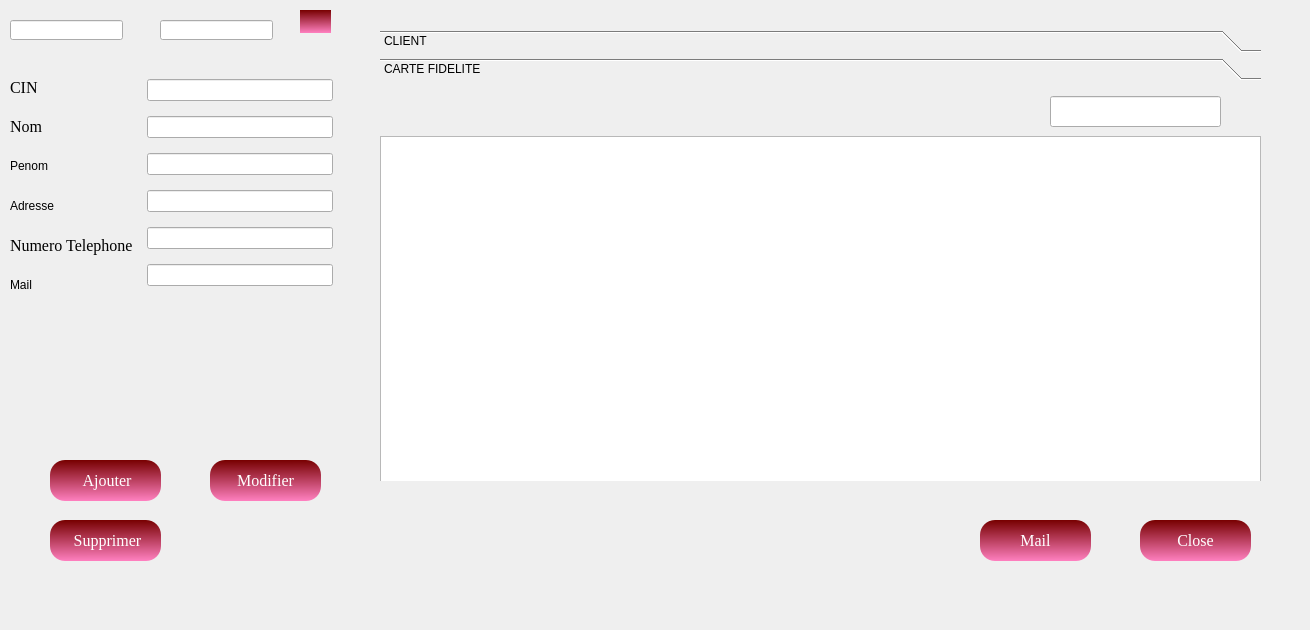
   <widget class="QWidget" name="tab_2">
    <attribute name="title">
     <string>Carte Fidelite</string>
    </attribute>
    <widget class="QPushButton" name="close_2">
     <property name="geometry">
      <rect>
       <x>1140</x>
       <y>520</y>
       <width>111</width>
       <height>41</height>
      </rect>
     </property>
     <property name="font">
      <font>
       <family>Times New Roman</family>
       <pointsize>12</pointsize>
       <weight>50</weight>
       <italic>false</italic>
       <bold>false</bold>
      </font>
     </property>
     <property name="styleSheet">
      <string notr="true">/*background-color:#C70039;
color:white;*/
QPushButton
{
background : qlineargradient(spread:pad, x1:0.467, y1:0, x2:0.482, y2:1, stop:0 rgba(119, 0, 0, 255), stop:1 rgba(255, 128, 192, 255));
border-radius:15px;
color:white;
}
QPushButton:hover
{
background:qlineargradient(spread:pad, x1:0.457286, y1:0.381, x2:0.508, y2:1, stop:0 rgba(119, 0, 153, 255), stop:1 rgba(98, 234, 255, 255))
}</string>
     </property>
     <property name="text">
      <string>Close</string>
     </property>
     <property name="icon">
      <iconset>
       <normaloff>../ProjetQT_Image/close2.png</normaloff>../ProjetQT_Image/close2.png</iconset>
     </property>
     <property name="iconSize">
      <size>
       <width>18</width>
       <height>18</height>
      </size>
     </property>
    </widget>
    <widget class="QPushButton" name="SupprimerCarte">
     <property name="geometry">
      <rect>
       <x>50</x>
       <y>520</y>
       <width>111</width>
       <height>41</height>
      </rect>
     </property>
     <property name="font">
      <font>
       <family>Times New Roman</family>
       <pointsize>12</pointsize>
       <weight>50</weight>
       <italic>false</italic>
       <bold>false</bold>
      </font>
     </property>
     <property name="styleSheet">
      <string notr="true">/*background-color:#C70039;
color:white;*/
QPushButton
{
background : qlineargradient(spread:pad, x1:0.467, y1:0, x2:0.482, y2:1, stop:0 rgba(119, 0, 0, 255), stop:1 rgba(255, 128, 192, 255));
border-radius:15px;
color:white;
}
QPushButton:hover
{
background:qlineargradient(spread:pad, x1:0.457286, y1:0.381, x2:0.508, y2:1, stop:0 rgba(119, 0, 153, 255), stop:1 rgba(98, 234, 255, 255))
}</string>
     </property>
     <property name="text">
      <string> Supprimer</string>
     </property>
     <property name="icon">
      <iconset>
       <normaloff>../ProjetQT_Image/supp.png</normaloff>../ProjetQT_Image/supp.png</iconset>
     </property>
    </widget>
    <widget class="QToolBox" name="toolBox_2">
     <property name="geometry">
      <rect>
       <x>380</x>
       <y>30</y>
       <width>881</width>
       <height>451</height>
      </rect>
     </property>
     <property name="currentIndex">
      <number>1</number>
     </property>
     <widget class="QWidget" name="page_3">
      <property name="geometry">
       <rect>
        <x>0</x>
        <y>0</y>
        <width>881</width>
        <height>385</height>
       </rect>
      </property>
      <attribute name="label">
       <string>CLIENT</string>
      </attribute>
      <widget class="QTableView" name="AfficherClient2">
       <property name="geometry">
        <rect>
         <x>0</x>
         <y>50</y>
         <width>911</width>
         <height>331</height>
        </rect>
       </property>
      </widget>
      <widget class="QLineEdit" name="recherchecase_4">
       <property name="geometry">
        <rect>
         <x>660</x>
         <y>10</y>
         <width>171</width>
         <height>31</height>
        </rect>
       </property>
      </widget>
      <widget class="QLabel" name="label_4">
       <property name="geometry">
        <rect>
         <x>606</x>
         <y>0</y>
         <width>51</width>
         <height>51</height>
        </rect>
       </property>
       <property name="text">
        <string/>
       </property>
       <property name="pixmap">
        <pixmap>../ProjetQT_Image/rechercher.png</pixmap>
       </property>
      </widget>
     </widget>
     <widget class="QWidget" name="page_4">
      <property name="geometry">
       <rect>
        <x>0</x>
        <y>0</y>
        <width>881</width>
        <height>385</height>
       </rect>
      </property>
      <attribute name="label">
       <string>CARTE FIDELITE</string>
      </attribute>
      <widget class="QTableView" name="AfficheCarteFidelite_2">
       <property name="geometry">
        <rect>
         <x>0</x>
         <y>50</y>
         <width>881</width>
         <height>371</height>
        </rect>
       </property>
      </widget>
      <widget class="QLineEdit" name="recherchecase_5">
       <property name="geometry">
        <rect>
         <x>670</x>
         <y>10</y>
         <width>171</width>
         <height>31</height>
        </rect>
       </property>
      </widget>
      <widget class="QLabel" name="label_5">
       <property name="geometry">
        <rect>
         <x>610</x>
         <y>0</y>
         <width>51</width>
         <height>51</height>
        </rect>
       </property>
       <property name="text">
        <string/>
       </property>
       <property name="pixmap">
        <pixmap>../ProjetQT_Image/rechercher.png</pixmap>
       </property>
      </widget>
     </widget>
    </widget>
    <widget class="QPushButton" name="ajouter_carte">
     <property name="geometry">
      <rect>
       <x>50</x>
       <y>460</y>
       <width>111</width>
       <height>41</height>
      </rect>
     </property>
     <property name="font">
      <font>
       <family>Times New Roman</family>
       <pointsize>12</pointsize>
       <weight>50</weight>
       <italic>false</italic>
       <bold>false</bold>
      </font>
     </property>
     <property name="styleSheet">
      <string notr="true">/*background-color:#C70039;
color:white;*/
QPushButton
{
background : qlineargradient(spread:pad, x1:0.467, y1:0, x2:0.482, y2:1, stop:0 rgba(119, 0, 0, 255), stop:1 rgba(255, 128, 192, 255));
border-radius:15px;
color:white;
}
QPushButton:hover
{
background:qlineargradient(spread:pad, x1:0.457286, y1:0.381, x2:0.508, y2:1, stop:0 rgba(119, 0, 153, 255), stop:1 rgba(98, 234, 255, 255))
}</string>
     </property>
     <property name="text">
      <string> Ajouter</string>
     </property>
     <property name="icon">
      <iconset>
       <normaloff>../ProjetQT_Image/add1.png</normaloff>../ProjetQT_Image/add1.png</iconset>
     </property>
     <property name="iconSize">
      <size>
       <width>20</width>
       <height>20</height>
      </size>
     </property>
    </widget>
    <widget class="QPushButton" name="envoyer_mail">
     <property name="geometry">
      <rect>
       <x>980</x>
       <y>520</y>
       <width>111</width>
       <height>41</height>
      </rect>
     </property>
     <property name="font">
      <font>
       <family>Times New Roman</family>
       <pointsize>12</pointsize>
       <weight>50</weight>
       <italic>false</italic>
       <bold>false</bold>
      </font>
     </property>
     <property name="styleSheet">
      <string notr="true">/*background-color:#C70039;
color:white;*/
QPushButton
{
background : qlineargradient(spread:pad, x1:0.467, y1:0, x2:0.482, y2:1, stop:0 rgba(119, 0, 0, 255), stop:1 rgba(255, 128, 192, 255));
border-radius:15px;
color:white;
}
QPushButton:hover
{
background:qlineargradient(spread:pad, x1:0.457286, y1:0.381, x2:0.508, y2:1, stop:0 rgba(119, 0, 153, 255), stop:1 rgba(98, 234, 255, 255))
}</string>
     </property>
     <property name="text">
      <string>Mail</string>
     </property>
     <property name="icon">
      <iconset>
       <normaloff>../ProjetQT_Image/mail6.png</normaloff>../ProjetQT_Image/mail6.png</iconset>
     </property>
     <property name="iconSize">
      <size>
       <width>40</width>
       <height>40</height>
      </size>
     </property>
    </widget>
    <widget class="QLabel" name="label_33">
     <property name="geometry">
      <rect>
       <x>0</x>
       <y>0</y>
       <width>1291</width>
       <height>621</height>
      </rect>
     </property>
     <property name="text">
      <string/>
     </property>
     <property name="pixmap">
      <pixmap>../ProjetQT_Image/back.png</pixmap>
     </property>
    </widget>
    <widget class="QWidget" name="layoutWidget_9">
     <property name="geometry">
      <rect>
       <x>10</x>
       <y>70</y>
       <width>131</width>
       <height>231</height>
      </rect>
     </property>
     <layout class="QVBoxLayout" name="verticalLayout_9">
      <item>
       <widget class="QLabel" name="label_31">
        <property name="enabled">
         <bool>true</bool>
        </property>
        <property name="font">
         <font>
          <family>Times New Roman</family>
          <pointsize>12</pointsize>
          <weight>50</weight>
          <italic>false</italic>
          <bold>false</bold>
         </font>
        </property>
        <property name="text">
         <string>CIN</string>
        </property>
       </widget>
      </item>
      <item>
       <widget class="QLabel" name="label_34">
        <property name="enabled">
         <bool>true</bool>
        </property>
        <property name="font">
         <font>
          <family>Times New Roman</family>
          <pointsize>12</pointsize>
          <weight>50</weight>
          <italic>false</italic>
          <bold>false</bold>
         </font>
        </property>
        <property name="text">
         <string>Nom</string>
        </property>
       </widget>
      </item>
      <item>
       <widget class="QLabel" name="label_35">
        <property name="text">
         <string>Penom</string>
        </property>
       </widget>
      </item>
      <item>
       <widget class="QLabel" name="label_39">
        <property name="text">
         <string>Adresse</string>
        </property>
       </widget>
      </item>
      <item>
       <widget class="QLabel" name="label_40">
        <property name="font">
         <font>
          <family>Times New Roman</family>
          <pointsize>12</pointsize>
          <weight>50</weight>
          <italic>false</italic>
          <bold>false</bold>
         </font>
        </property>
        <property name="text">
         <string>Numero Telephone</string>
        </property>
       </widget>
      </item>
      <item>
       <widget class="QLabel" name="label_41">
        <property name="text">
         <string>Mail </string>
        </property>
       </widget>
      </item>
     </layout>
    </widget>
    <widget class="QWidget" name="layoutWidget_8">
     <property name="geometry">
      <rect>
       <x>147</x>
       <y>70</y>
       <width>186</width>
       <height>231</height>
      </rect>
     </property>
     <layout class="QVBoxLayout" name="verticalLayout_8">
      <item>
       <widget class="QLineEdit" name="cin_client_ajouter_2">
        <property name="styleSheet">
         <string notr="true">border-color: rgb(28, 12, 255);</string>
        </property>
        <property name="text">
         <string/>
        </property>
       </widget>
      </item>
      <item>
       <widget class="QLineEdit" name="nom_ajouter_2"/>
      </item>
      <item>
       <widget class="QLineEdit" name="prenom_ajouter_2"/>
      </item>
      <item>
       <widget class="QLineEdit" name="adresse_ajouter_2"/>
      </item>
      <item>
       <widget class="QLineEdit" name="telephone_ajouter_2"/>
      </item>
      <item>
       <widget class="QLineEdit" name="mail_ajouter_2"/>
      </item>
     </layout>
    </widget>
    <widget class="QLineEdit" name="id_client_2">
     <property name="geometry">
      <rect>
       <x>10</x>
       <y>20</y>
       <width>113</width>
       <height>20</height>
      </rect>
     </property>
    </widget>
    <widget class="QPushButton" name="refrech2">
     <property name="geometry">
      <rect>
       <x>300</x>
       <y>10</y>
       <width>31</width>
       <height>23</height>
      </rect>
     </property>
     <property name="styleSheet">
      <string notr="true">/*background-color:#C70039;
color:white;*/
QPushButton
{
background : qlineargradient(spread:pad, x1:0.467, y1:0, x2:0.482, y2:1, stop:0 rgba(119, 0, 0, 255), stop:1 rgba(255, 128, 192, 255));
border-radius:15px;
color:white;
}
QPushButton:hover
{
background:qlineargradient(spread:pad, x1:0.457286, y1:0.381, x2:0.508, y2:1, stop:0 rgba(119, 0, 153, 255), stop:1 rgba(98, 234, 255, 255))
}</string>
     </property>
     <property name="text">
      <string/>
     </property>
     <property name="icon">
      <iconset>
       <normaloff>../ProjetQT_Image/an.png</normaloff>../ProjetQT_Image/an.png</iconset>
     </property>
     <property name="iconSize">
      <size>
       <width>20</width>
       <height>20</height>
      </size>
     </property>
    </widget>
    <widget class="QLineEdit" name="id_carte">
     <property name="geometry">
      <rect>
       <x>160</x>
       <y>20</y>
       <width>113</width>
       <height>20</height>
      </rect>
     </property>
    </widget>
    <widget class="QLabel" name="label_2">
     <property name="geometry">
      <rect>
       <x>-4</x>
       <y>-7</y>
       <width>1301</width>
       <height>601</height>
      </rect>
     </property>
     <property name="text">
      <string/>
     </property>
     <property name="pixmap">
      <pixmap>../ProjetQT_Image/back.png</pixmap>
     </property>
    </widget>
    <widget class="QPushButton" name="modifier_carte">
     <property name="geometry">
      <rect>
       <x>210</x>
       <y>460</y>
       <width>111</width>
       <height>41</height>
      </rect>
     </property>
     <property name="font">
      <font>
       <family>Times New Roman</family>
       <pointsize>12</pointsize>
       <weight>50</weight>
       <italic>false</italic>
       <bold>false</bold>
      </font>
     </property>
     <property name="styleSheet">
      <string notr="true">/*background-color:#C70039;
color:white;*/
QPushButton
{
background : qlineargradient(spread:pad, x1:0.467, y1:0, x2:0.482, y2:1, stop:0 rgba(119, 0, 0, 255), stop:1 rgba(255, 128, 192, 255));
border-radius:15px;
color:white;
}
QPushButton:hover
{
background:qlineargradient(spread:pad, x1:0.457286, y1:0.381, x2:0.508, y2:1, stop:0 rgba(119, 0, 153, 255), stop:1 rgba(98, 234, 255, 255))
}</string>
     </property>
     <property name="text">
      <string>Modifier</string>
     </property>
     <property name="icon">
      <iconset>
       <normaloff>../ProjetQT_Image/add1.png</normaloff>../ProjetQT_Image/add1.png</iconset>
     </property>
     <property name="iconSize">
      <size>
       <width>20</width>
       <height>20</height>
      </size>
     </property>
    </widget>
    <zorder>label_2</zorder>
    <zorder>label_33</zorder>
    <zorder>close_2</zorder>
    <zorder>SupprimerCarte</zorder>
    <zorder>toolBox_2</zorder>
    <zorder>ajouter_carte</zorder>
    <zorder>envoyer_mail</zorder>
    <zorder>layoutWidget_9</zorder>
    <zorder>layoutWidget_8</zorder>
    <zorder>id_client_2</zorder>
    <zorder>refrech2</zorder>
    <zorder>id_carte</zorder>
    <zorder>modifier_carte</zorder>
   </widget>
